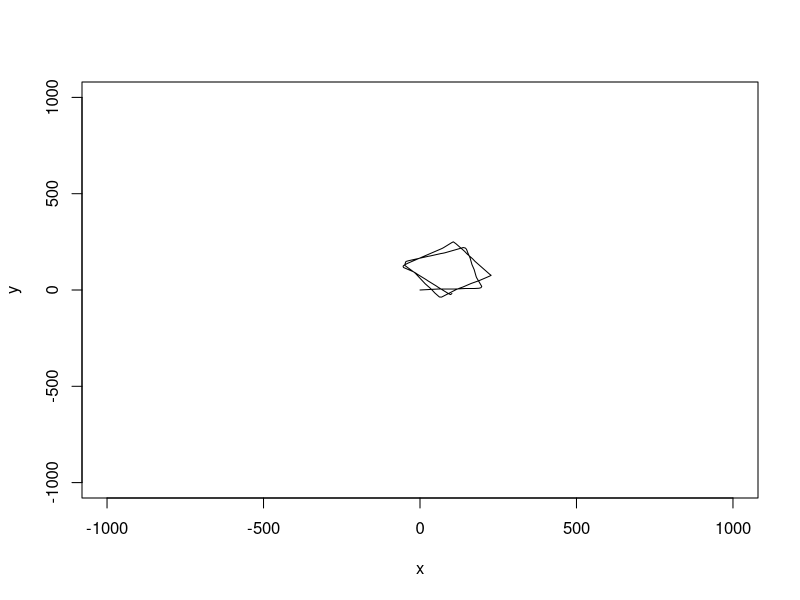

Generate this figure with R:
data <- read.csv("write.csv")
print(data)

x <- data$x
y <- data$y

plot(x, y, type="l", pch=20, xlim=c(-1000,1000), ylim=c(-1000,1000))
